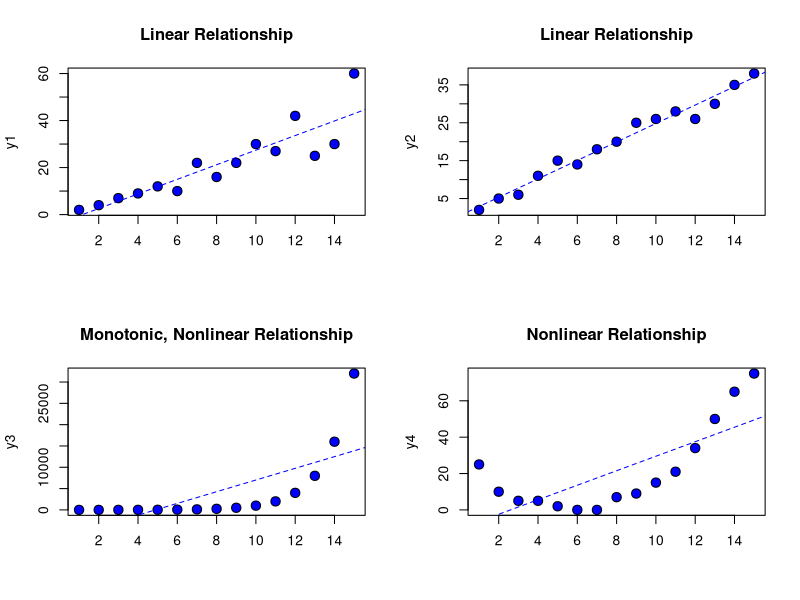
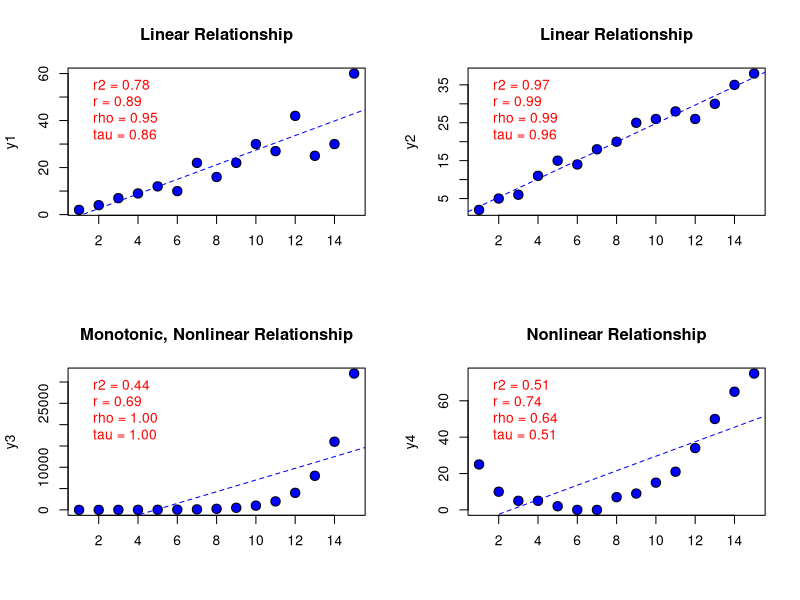

Write R code to recreate these figures, in order.
######## REGRESSION PLOT #1 (NO STATS)
##### Plots of y1-y4:
x  <- c(1:15)
y1 <- c(2,4,7,9,12,10,22,16,22,30,27,42,25,30,60)
y2 <- c(2,5,6,11,15,14,18,20,25,26,28,26,30,35,38)
y3 <- c(2,4,8,18,32,64,128,256,500,1000,2000,4000,8000,16000,32000)
y4 <- c(25,10,5,5,2,0,0,7,9,15,21,34,50,65,75)

op <- par(mfrow=c(2,2))
plot(x, y1, pch=21, cex=1.5, bg="blue", 
     main="Linear Relationship", xlab=" ")
y1fit <- lm(y1 ~ x)
abline(y1fit, col="blue", lty=2)

plot(x, y2, pch=21, cex=1.5, bg="blue", 
     main="Linear Relationship", xlab=" ")
y2fit <- lm(y2 ~ x)
abline(y2fit, col="blue", lty=2)

plot(x, y3, pch=21, cex=1.5, bg="blue", 
     main="Monotonic, Nonlinear Relationship", xlab=" ")
y3fit <- lm(y3 ~ x)
abline(y3fit, col="blue", lty=2)

plot(x, y4, pch=21, cex=1.5, bg="blue", 
     main="Nonlinear Relationship", xlab=" ")
y4fit <- lm(y4 ~ x)
abline(y4fit, col="blue", lty=2)
dev.print (postscript, "regression1.ps", horizontal=F, paper="letter")



######## REGRESSION PLOT #2 - added stats
##### Plots of y1-y4:
op <- par(mfrow=c(2,2))
plot(x, y1, pch=21, cex=1.5, bg="blue", 
     main="Linear Relationship", xlab=" ")
y1fit <- lm(y1 ~ x)
abline(y1fit, col="blue", lty=2)
legend(x="topleft", 
          c("r2 = 0.78", "r = 0.89", "rho = 0.95", "tau = 0.86"),
          text.col="red", bty="n")
##### Summary statistics for y1
summary(y1fit)
cor.test(x, y1, method="pearson")
cor.test(x, y1, method="spearman")
cor.test(x, y1, method="kendall")
### edited output - y1
### Adjusted R-squared: 0.7787 
### Pearson's 0.8913725 
### Spearman's rho 0.951701 
### Kendall's tau 0.8558088 

plot(x, y2, pch=21, cex=1.5, bg="blue", 
     main="Linear Relationship", xlab=" ")
y2fit <- lm(y2 ~ x)
abline(y2fit, col="blue", lty=2)
legend(x="topleft", 
          c("r2 = 0.97", "r = 0.99", "rho = 0.99", "tau = 0.96"),
          text.col="red", bty="n")
##### Summary statistics for y2
summary(y2fit)
cor.test(x, y2, method="pearson")
cor.test(x, y2, method="spearman")
cor.test(x, y2, method="kendall")
summary(y2fit)
### edited output - y2
### Adjusted R-squared: 0.9748
### Pearson's 0.9882384
### Spearman's rho 0.9901702
### Kendall's tau 0.9569488 



plot(x, y3, pch=21, cex=1.5, bg="blue", 
     main="Monotonic, Nonlinear Relationship", xlab=" ")
y3fit <- lm(y3 ~ x)
abline(y3fit, col="blue", lty=2)
legend(x="topleft", 
          c("r2 = 0.44", "r = 0.69", "rho = 1.00", "tau = 1.00"),
          text.col="red", bty="n")
##### Summary statistics for y3
summary(y3fit)
cor.test(x, y3, method="pearson")
cor.test(x, y3, method="spearman")
cor.test(x, y3, method="kendall")
### edited output - y3
### Adjusted R-squared: 0.4423
### Pearson's 0.6943927
### Spearman's rho 1.0
### Kendall's tau 1.0


plot(x, y4, pch=21, cex=1.5, bg="blue", 
     main="Nonlinear Relationship", xlab=" ")
y4fit <- lm(y4 ~ x)
abline(y4fit, col="blue", lty=2)
legend(x="topleft", 
          c("r2 = 0.51", "r = 0.74", "rho = 0.64", "tau = 0.51"),
          text.col="red", bty="n")
##### Summary statistics for y4
summary(y4fit)
cor.test(x, y4, method="pearson")
cor.test(x, y4, method="spearman")
cor.test(x, y4, method="kendall")

### edited output - y4
### Adjusted R-squared: 0.5136 
### Pearson's 0.7405304
### Spearman's rho 0.6368525 
### Kendall's tau 0.5096389 

dev.print (postscript, "regression2.ps", horizontal=F, paper="letter")
